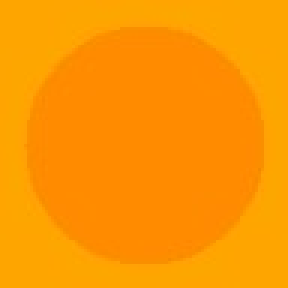
#> input picture data/sample_fruit.jpg, 96 x 96 px, found by its file name (shown 3 times larger)
$ python predict.py
#> lines starting #> are read from the running program, lines starting #| are printed output that depends on the picture
### ai/src/fruit_grade/feature_extractor.py
from __future__ import annotations

from dataclasses import dataclass
from hashlib import md5
from pathlib import Path
from typing import Dict

import numpy as np
from PIL import Image

from .schema import FruitGradeInput


@dataclass
class VisualQualityFeatures:
    mean_r: float
    mean_g: float
    mean_b: float
    saturation_mean: float
    brightness_mean: float
    dark_pixel_ratio: float
    low_sat_ratio: float
    texture_std: float
    feature_source: str

    # [18 lines left out: functions to_dict, _hash_fallback, not called in this run]


def _from_image(image_path: Path) -> VisualQualityFeatures:
    image = Image.open(image_path).convert("RGB")
#> image is the input picture: PIL image 96x96 RGB; mean R, G, B 254.2, 151, 0.4
    rgb = np.asarray(image, dtype=np.float32) / 255.0

    hsv_img = image.convert("HSV")
#> hsv_img: PIL image 96x96 HSV; mean H, S, V 24.8, 254.6, 254.2
    hsv = np.asarray(hsv_img, dtype=np.float32) / 255.0
#> hsv: shape (96, 96, 3) float32; mean of channels 0, 1, 2 0.0973, 0.998, 0.997

    brightness = rgb.mean(axis=2)
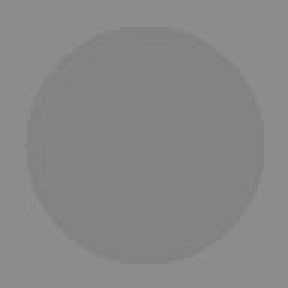
#> brightness: shape (96, 96) float32 (shown 3 times larger); min 0.494, max 0.562, mean 0.53

    mean_rgb = rgb.mean(axis=(0, 1))
#> mean_rgb = [0.997, 0.592, 0.00152]
    saturation_mean = float(hsv[:, :, 1].mean())
#> saturation_mean = 0.998
    brightness_mean = float(brightness.mean())
#> brightness_mean = 0.53
    dark_pixel_ratio = float((brightness < 0.25).mean())
#> dark_pixel_ratio = 0
    low_sat_ratio = float((hsv[:, :, 1] < 0.2).mean())
#> low_sat_ratio = 0
    texture_std = float(brightness.std())
#> texture_std = 0.0166

    return VisualQualityFeatures(
        mean_r=float(mean_rgb[0]),
        mean_g=float(mean_rgb[1]),
        mean_b=float(mean_rgb[2]),
        saturation_mean=saturation_mean,
        brightness_mean=brightness_mean,
        dark_pixel_ratio=dark_pixel_ratio,
        low_sat_ratio=low_sat_ratio,
        texture_std=texture_std,
        feature_source="image",
    )


# [13 lines left out: function _from_fallback, not called in this run]


def extract_visual_features(input_data: FruitGradeInput) -> VisualQualityFeatures:
    path = Path(input_data.image_path)
    if path.exists() and path.is_file():
        return _from_image(path)
    return _from_fallback(input_data.image_path)


# TODO: 后续接入分割/检测模型，提取缺陷面积、果形完整度和果蒂状态等特征。

### ai/src/fruit_grade/schema.py
from __future__ import annotations

from dataclasses import dataclass, field
from typing import Any, Dict, Optional


@dataclass
class FruitGradeInput:
    image_path: str
    variety: str = "纽荷尔脐橙"
    channel: str = "ecommerce"
    packaging: str = "simple"
    region: str = "湖北宜昌"
    brix: Optional[float] = None
    diameter_mm: Optional[float] = None
    weight_g: Optional[float] = None


@dataclass
class FruitQualityScores:
    color_score: float
    defect_ratio: float
    size_score: float
    maturity_score: float
    overall_quality_score: float


@dataclass
class FruitGradeResult:
    variety: str
    grade: str
    color_score: float
    defect_ratio: float
    size_score: float
    maturity_score: float
    retail_min_price: float
    retail_max_price: float
    wholesale_min_price: float
    wholesale_max_price: float
    reason: str
    risk_warning: str
    factors: Dict[str, Any] = field(default_factory=dict)
    llm_narrative: Optional[str] = None

    def to_api_dict(self) -> Dict[str, Any]:
        output = {
            "variety": self.variety,
            "grade": self.grade,
            "colorScore": round(float(self.color_score), 2),
            "defectRatio": round(float(self.defect_ratio), 4),
            "sizeScore": round(float(self.size_score), 2),
            "maturityScore": round(float(self.maturity_score), 2),
            "retailMinPrice": round(float(self.retail_min_price), 2),
            "retailMaxPrice": round(float(self.retail_max_price), 2),
            "wholesaleMinPrice": round(float(self.wholesale_min_price), 2),
            "wholesaleMaxPrice": round(float(self.wholesale_max_price), 2),
            "reason": self.reason,
            "riskWarning": self.risk_warning,
            "factors": self.factors,
        }
        if self.llm_narrative:
            output["llmNarrative"] = self.llm_narrative
        return output


def parse_fruit_input(payload: Dict[str, Any]) -> FruitGradeInput:
    image_path = payload.get("image_path") or payload.get("imagePath")
    if not image_path:
        raise ValueError("image_path is required")

    return FruitGradeInput(
        image_path=str(image_path),
        variety=str(payload.get("variety", "纽荷尔脐橙")),
        channel=str(payload.get("channel", "ecommerce")),
        packaging=str(payload.get("packaging", payload.get("packageType", "simple"))),
        region=str(payload.get("region", "湖北宜昌")),
        brix=_to_float(payload.get("brix")),
        diameter_mm=_to_float(payload.get("diameter_mm", payload.get("diameterMm", payload.get("diameter")))),
        weight_g=_to_float(payload.get("weight_g", payload.get("weightG", payload.get("weight")))),
    )


def _to_float(value: Any) -> Optional[float]:
    if value is None or value == "":
        return None
    return float(value)

### ai/src/fruit_grade/grading_rules.py
from __future__ import annotations

from dataclasses import dataclass
from pathlib import Path
from typing import Any, Dict, Tuple

import yaml

from .feature_extractor import VisualQualityFeatures
from .schema import FruitGradeInput, FruitQualityScores


DEFAULT_GRADING_CONFIG: Dict[str, Any] = {
    "weights": {
        "color": 0.30,
        "defect": 0.25,
        "size": 0.20,
        "maturity": 0.25,
    },
    "grade_thresholds": {
        "A": 85,
        "B": 72,
    },
    "defect_ratio_limits": {
        "A": 0.05,
        "B": 0.12,
    },
    "minimum_scores": {
        "A": {"color": 82, "size": 78, "maturity": 78},
        "B": {"color": 70, "size": 65, "maturity": 65},
    },
}


@dataclass
class GradeDecision:
    grade: str
    reason: str
    factors: Dict[str, Any]


def load_grading_config(config_path: str | None = None) -> Dict[str, Any]:
    if not config_path:
        return DEFAULT_GRADING_CONFIG

    path = Path(config_path)
    if not path.exists():
        raise FileNotFoundError(f"Grading config not found: {config_path}")

    data = yaml.safe_load(path.read_text(encoding="utf-8-sig")) or {}
    return {
        **DEFAULT_GRADING_CONFIG,
        **data,
        "weights": {**DEFAULT_GRADING_CONFIG["weights"], **data.get("weights", {})},
        "grade_thresholds": {**DEFAULT_GRADING_CONFIG["grade_thresholds"], **data.get("grade_thresholds", {})},
        "defect_ratio_limits": {
            **DEFAULT_GRADING_CONFIG["defect_ratio_limits"],
            **data.get("defect_ratio_limits", {}),
        },
        "minimum_scores": {
            **DEFAULT_GRADING_CONFIG["minimum_scores"],
            **data.get("minimum_scores", {}),
        },
    }


def compute_quality_scores(
    input_data: FruitGradeInput,
    features: VisualQualityFeatures,
    config: Dict[str, Any],
) -> FruitQualityScores:
    redness = features.mean_r / max(features.mean_r + features.mean_g + features.mean_b, 1e-6)
    color_score = 60 + 45 * redness + 18 * features.saturation_mean - 15 * features.low_sat_ratio
    color_score = _clip(color_score, 45, 98)

    defect_ratio = 0.02 + features.dark_pixel_ratio * 0.55 + features.texture_std * 0.10
    defect_ratio = _clip(defect_ratio, 0.01, 0.30)

    if input_data.diameter_mm is not None:
        size_score = 50 + (input_data.diameter_mm - 55) * 1.3
    elif input_data.weight_g is not None:
        size_score = 50 + (input_data.weight_g - 120) * 0.12
    else:
        size_score = 58 + features.brightness_mean * 28
    size_score = _clip(size_score, 45, 98)

    if input_data.brix is not None:
        maturity_score = 50 + input_data.brix * 3.6
    else:
        maturity_score = 55 + features.saturation_mean * 24 + features.brightness_mean * 12
    maturity_score = _clip(maturity_score, 45, 98)

    weights = config["weights"]
    defect_score = max(0.0, 100 - defect_ratio * 100)
    overall = (
        color_score * float(weights["color"])
        + defect_score * float(weights["defect"])
        + size_score * float(weights["size"])
        + maturity_score * float(weights["maturity"])
    )

    return FruitQualityScores(
        color_score=round(float(color_score), 2),
        defect_ratio=round(float(defect_ratio), 4),
        size_score=round(float(size_score), 2),
        maturity_score=round(float(maturity_score), 2),
        overall_quality_score=round(float(overall), 2),
    )


def decide_grade(scores: FruitQualityScores, config: Dict[str, Any]) -> GradeDecision:
    thresholds = config["grade_thresholds"]
    defect_limits = config["defect_ratio_limits"]
    minimum_scores = config["minimum_scores"]

    grade = "C"
    if _is_grade_a(scores, thresholds, defect_limits, minimum_scores):
        grade = "A"
    elif _is_grade_b(scores, thresholds, defect_limits, minimum_scores):
        grade = "B"

    reason = (
        f"综合质量分{scores.overall_quality_score}，色泽{scores.color_score}分，"
        f"果径{scores.size_score}分，成熟度{scores.maturity_score}分，缺陷率{round(scores.defect_ratio * 100, 2)}%。"
    )

    return GradeDecision(
        grade=grade,
        reason=reason,
        factors={
            "overallQualityScore": scores.overall_quality_score,
            "gradeThresholds": thresholds,
            "defectRatioLimits": defect_limits,
        },
    )


def _is_grade_a(scores: FruitQualityScores, thresholds: Dict[str, float], defect_limits: Dict[str, float], minimum_scores: Dict[str, Dict[str, float]]) -> bool:
    mins = minimum_scores.get("A", {})
    return (
        scores.overall_quality_score >= float(thresholds["A"])
        and scores.defect_ratio <= float(defect_limits["A"])
        and scores.color_score >= float(mins.get("color", 0))
        and scores.size_score >= float(mins.get("size", 0))
        and scores.maturity_score >= float(mins.get("maturity", 0))
    )


def _is_grade_b(scores: FruitQualityScores, thresholds: Dict[str, float], defect_limits: Dict[str, float], minimum_scores: Dict[str, Dict[str, float]]) -> bool:
    mins = minimum_scores.get("B", {})
    return (
        scores.overall_quality_score >= float(thresholds["B"])
        and scores.defect_ratio <= float(defect_limits["B"])
        and scores.color_score >= float(mins.get("color", 0))
        and scores.size_score >= float(mins.get("size", 0))
        and scores.maturity_score >= float(mins.get("maturity", 0))
    )


def _clip(value: float, low: float, high: float) -> float:
    return max(low, min(high, float(value)))


# TODO: 后续引入小样本回归模型替代部分线性映射参数。

### ai/src/fruit_grade/pricing_rules.py
from __future__ import annotations

from dataclasses import dataclass
from pathlib import Path
from typing import Any, Dict

import yaml

from .schema import FruitGradeInput, FruitQualityScores


DEFAULT_PRICE_CONFIG: Dict[str, Any] = {
    "baseline_price": {
        "default": {"A": 7.2, "B": 5.8, "C": 4.3},
        "纽荷尔脐橙": {"A": 7.4, "B": 6.0, "C": 4.5},
    },
    "channel_coeff": {
        "ecommerce": 1.08,
        "wholesale": 0.90,
        "supermarket": 1.03,
        "live_stream": 1.06,
        "电商": 1.08,
        "批发": 0.90,
        "商超": 1.03,
        "直播": 1.06,
    },
    "packaging_coeff": {
        "simple": 1.00,
        "gift": 1.12,
        "premium": 1.22,
        "简装": 1.00,
        "礼盒": 1.12,
        "精品礼盒": 1.22,
    },
    "region_coeff": {
        "default": 1.00,
        "湖北宜昌": 1.02,
        "湖南常德": 0.98,
        "江西赣州": 1.01,
    },
    "quality_coeff": {
        "high": 1.06,
        "mid": 1.00,
        "low": 0.94,
    },
    "price_interval": {
        "retail": {"min_ratio": 0.94, "max_ratio": 1.08},
        "wholesale": {"min_ratio": 0.62, "max_ratio": 0.72},
    },
}


@dataclass
class PriceResult:
    retail_min_price: float
    retail_max_price: float
    wholesale_min_price: float
    wholesale_max_price: float
    factors: Dict[str, Any]
    reason: str


def load_price_config(config_path: str | None = None) -> Dict[str, Any]:
    if not config_path:
        return DEFAULT_PRICE_CONFIG

    path = Path(config_path)
    if not path.exists():
        raise FileNotFoundError(f"Price config not found: {config_path}")

    data = yaml.safe_load(path.read_text(encoding="utf-8-sig")) or {}
    return {
        **DEFAULT_PRICE_CONFIG,
        **data,
        "baseline_price": {**DEFAULT_PRICE_CONFIG["baseline_price"], **data.get("baseline_price", {})},
        "channel_coeff": {**DEFAULT_PRICE_CONFIG["channel_coeff"], **data.get("channel_coeff", {})},
        "packaging_coeff": {**DEFAULT_PRICE_CONFIG["packaging_coeff"], **data.get("packaging_coeff", {})},
        "region_coeff": {**DEFAULT_PRICE_CONFIG["region_coeff"], **data.get("region_coeff", {})},
        "quality_coeff": {**DEFAULT_PRICE_CONFIG["quality_coeff"], **data.get("quality_coeff", {})},
        "price_interval": {**DEFAULT_PRICE_CONFIG["price_interval"], **data.get("price_interval", {})},
    }


def calculate_price_range(
    input_data: FruitGradeInput,
    grade: str,
    scores: FruitQualityScores,
    config: Dict[str, Any],
) -> PriceResult:
    baseline_by_variety = config["baseline_price"].get(input_data.variety, config["baseline_price"]["default"])
    baseline_price = float(baseline_by_variety.get(grade, config["baseline_price"]["default"].get(grade, 4.0)))

    channel_coeff = float(config["channel_coeff"].get(input_data.channel, 1.0))
    packaging_coeff = float(config["packaging_coeff"].get(input_data.packaging, 1.0))
    region_coeff = float(config["region_coeff"].get(input_data.region, config["region_coeff"].get("default", 1.0)))
    quality_coeff = _pick_quality_coeff(scores.overall_quality_score, config["quality_coeff"])

    anchor_price = baseline_price * channel_coeff * packaging_coeff * region_coeff * quality_coeff

    retail_cfg = config["price_interval"]["retail"]
    wholesale_cfg = config["price_interval"]["wholesale"]

    retail_min = anchor_price * float(retail_cfg["min_ratio"])
    retail_max = anchor_price * float(retail_cfg["max_ratio"])
    wholesale_min = anchor_price * float(wholesale_cfg["min_ratio"])
    wholesale_max = anchor_price * float(wholesale_cfg["max_ratio"])

    reason = (
        f"以{input_data.variety}{grade}级基准价{baseline_price}元/斤为起点，"
        f"叠加渠道系数{channel_coeff}、包装系数{packaging_coeff}、地区系数{region_coeff}、质量系数{quality_coeff}。"
    )

    factors = {
        "baselinePrice": round(baseline_price, 4),
        "channel": input_data.channel,
        "channelCoeff": round(channel_coeff, 4),
        "packaging": input_data.packaging,
        "packagingCoeff": round(packaging_coeff, 4),
        "region": input_data.region,
        "regionCoeff": round(region_coeff, 4),
        "qualityCoeff": round(quality_coeff, 4),
        "anchorPrice": round(anchor_price, 4),
    }

    return PriceResult(
        retail_min_price=round(retail_min, 2),
        retail_max_price=round(retail_max, 2),
        wholesale_min_price=round(wholesale_min, 2),
        wholesale_max_price=round(wholesale_max, 2),
        factors=factors,
        reason=reason,
    )


def _pick_quality_coeff(overall_quality_score: float, coeffs: Dict[str, float]) -> float:
    if overall_quality_score >= 85:
        return float(coeffs.get("high", 1.05))
    if overall_quality_score >= 72:
        return float(coeffs.get("mid", 1.0))
    return float(coeffs.get("low", 0.95))


# TODO: 后续用区域行情时序模型替代静态地域系数。

### ai/src/fruit_grade/predict.py
from __future__ import annotations

from typing import Any, Dict

from .feature_extractor import extract_visual_features
from .grading_rules import compute_quality_scores, decide_grade, load_grading_config
from .pricing_rules import calculate_price_range, load_price_config
from .schema import FruitGradeResult, parse_fruit_input


def predict_grade_and_price(
    payload: Dict[str, Any],
    grading_config_path: str | None = None,
    price_config_path: str | None = None,
    llm_explainer=None,
) -> Dict[str, Any]:
    input_data = parse_fruit_input(payload)

    grading_cfg = load_grading_config(grading_config_path)
    price_cfg = load_price_config(price_config_path)

    features = extract_visual_features(input_data)
    scores = compute_quality_scores(input_data=input_data, features=features, config=grading_cfg)

    grade_decision = decide_grade(scores=scores, config=grading_cfg)
    price_result = calculate_price_range(
        input_data=input_data,
        grade=grade_decision.grade,
        scores=scores,
        config=price_cfg,
    )

    risk_warning = _build_risk_warning(scores=scores, grade=grade_decision.grade)
#> risk_warning = '暂无明显销售风险，建议按常规节奏出货'
    reason = f"{grade_decision.reason}{price_result.reason}"

    factors = {
        "quality": {
            **grade_decision.factors,
            "featureSource": features.feature_source,
        },
        "pricing": price_result.factors,
    }

    result = FruitGradeResult(
        variety=input_data.variety,
        grade=grade_decision.grade,
        color_score=scores.color_score,
        defect_ratio=scores.defect_ratio,
        size_score=scores.size_score,
        maturity_score=scores.maturity_score,
        retail_min_price=price_result.retail_min_price,
        retail_max_price=price_result.retail_max_price,
        wholesale_min_price=price_result.wholesale_min_price,
        wholesale_max_price=price_result.wholesale_max_price,
        reason=reason,
        risk_warning=risk_warning,
        factors=factors,
    )

    api_output = result.to_api_dict()
#> api_output = 13 items

    if llm_explainer is not None:
        llm_result = llm_explainer.explain(api_output)
        if llm_result.get("narrative"):
            api_output["llmNarrative"] = str(llm_result["narrative"])
        if llm_result.get("riskWarning"):
            api_output["llmRiskWarning"] = str(llm_result["riskWarning"])
        api_output["llm"] = {
            "enabled": True,
            "raw": llm_result.get("raw"),
        }
    else:
        api_output["llm"] = {"enabled": False}

    return api_output


def _build_risk_warning(scores, grade: str) -> str:
    warnings = []

    if scores.defect_ratio > 0.12:
        warnings.append("缺陷率偏高，销售退货风险上升")
    if scores.maturity_score < 65:
        warnings.append("成熟度偏低，短期口感风险较高")
    if scores.size_score < 62:
        warnings.append("果径偏小，渠道接受度可能下降")
    if grade == "C":
        warnings.append("当前等级为C，建议优先走批发或加工渠道")

    if not warnings:
        return "暂无明显销售风险，建议按常规节奏出货"

    return "；".join(warnings)


def predict_from_dict(
    payload: Dict[str, Any],
    grading_config_path: str | None = None,
    price_config_path: str | None = None,
    llm_explainer=None,
) -> Dict[str, Any]:
    return predict_grade_and_price(
        payload=payload,
        grading_config_path=grading_config_path,
        price_config_path=price_config_path,
        llm_explainer=llm_explainer,
    )


if __name__ == "__main__":
    # TODO: 后续补充批量预测接口和历史价格回放校验。
    sample = {
        "image_path": "./data/sample_fruit.jpg",
        "variety": "纽荷尔脐橙",
        "channel": "ecommerce",
        "packaging": "gift",
        "region": "湖北宜昌",
        "brix": 12.6,
        "diameter_mm": 75,
    }
    print(predict_from_dict(sample))
